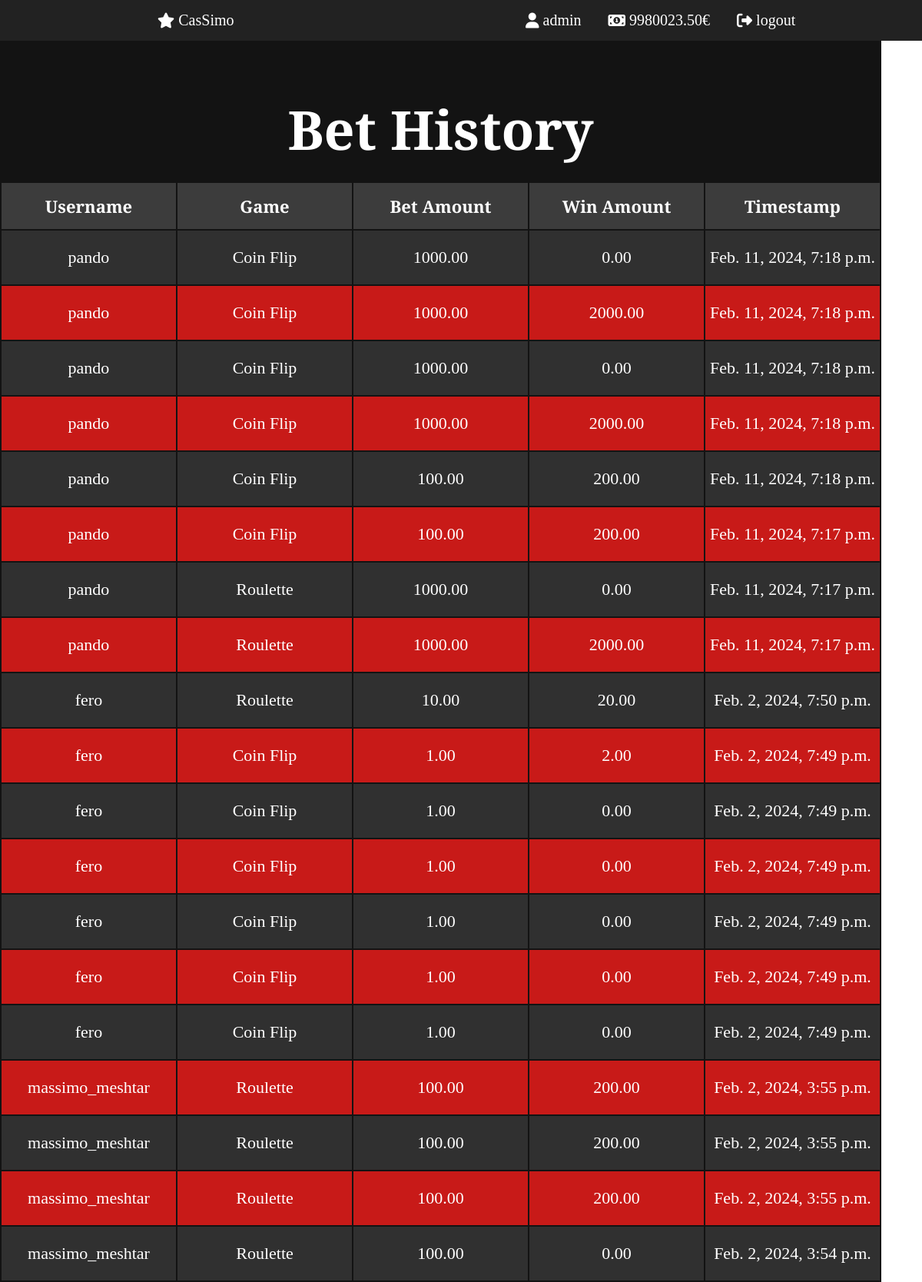
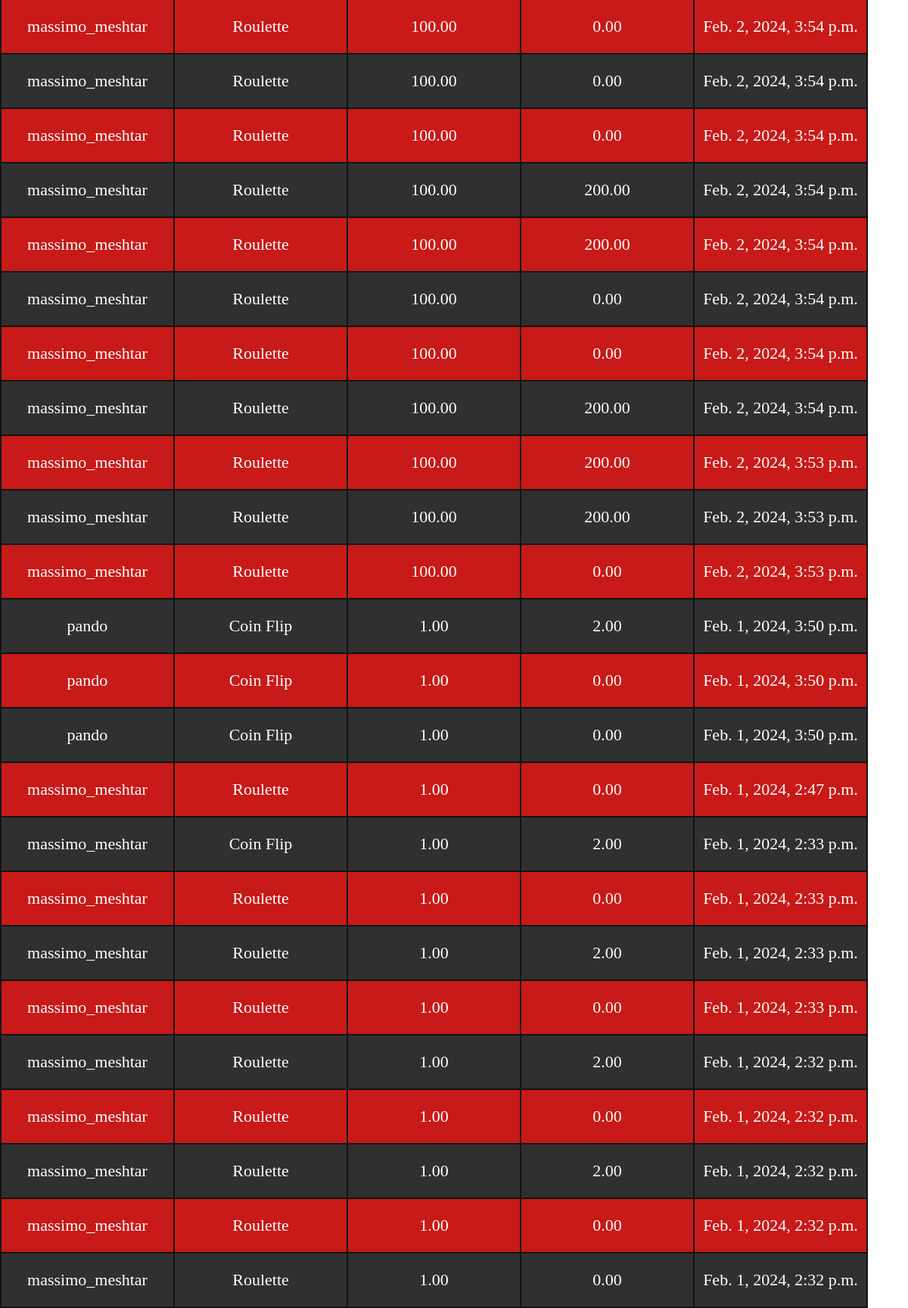
/bet-history/ (signed in, upper part), run on the app's committed database (2 pictures, top to bottom).
### mainpage/models.py (models this page shows, shortened)
class User(models.Model):
    user = models.OneToOneField(UserProfile, on_delete=models.CASCADE)
    username = models.CharField(max_length=50)
    money = models.DecimalField(default=100, max_digits=10, decimal_places=2)

class BetHistory(models.Model):
    user = models.ForeignKey(User, on_delete=models.CASCADE)
    game = models.CharField(max_length=50)
    bet_amount = models.DecimalField(max_digits=10, decimal_places=2)
    win_amount = models.DecimalField(max_digits=10, decimal_places=2)
    timestamp = models.DateTimeField(auto_now_add=True)

### mainpage/views.py (the view)
# urls.py: path('bet-history/',views.bet_history,name='bet_history'),
@login_required(login_url='login')
def bet_history(request):
    if request.user.is_staff:
        all_bet_history = BetHistory.objects.all().order_by('-timestamp')
    else:
        user_profile = User.objects.get(user=request.user)
        all_bet_history = BetHistory.objects.filter(user=user_profile).order_by('-timestamp')
    context = {
        'all_bet_history': all_bet_history,
    }
    return render(request, 'mainpage/bet_history.html', context)

### mainpage/templates/mainpage/bet_history.html (shortened to what this page needs)
{% extends 'mainpage/main.html' %}
{% block content %}
    <div class="bet-history-container">
        <div class="bet-history-table-container">
            <h2 class="table-title">Bet History</h2>
            <table class="bet-history-table">
                <thead class="bet-history-header">
                    <tr>
                        {% if request.user.is_staff %}
                            <th class="bet-history-header-cell">Username</th>
                        {% endif %}
                        <th class="bet-history-header-cell">Game</th>
                        <th class="bet-history-header-cell">Bet Amount</th>
                        <th class="bet-history-header-cell">Win Amount</th>
                        <th class="bet-history-header-cell">Timestamp</th>
                    </tr>
                </thead>
                <tbody>
                    {% for entry in all_bet_history %}
                        <tr class="bet-history-row">
                            {% if request.user.is_staff %}
                                <td class="bet-history-row-cell">{{ entry.user.username }}</td>
                            {% endif %}
                            <td class="bet-history-row-cell">{{ entry.game }}</td>
                            <td class="bet-history-row-cell">{{ entry.bet_amount }}</td>
                            <td class="bet-history-row-cell">{{ entry.win_amount }}</td>
                            <td class="bet-history-row-cell">{{ entry.timestamp }}</td>
                        </tr>
                    {% endfor %}
                </tbody>
            </table>
        </div>
    </div>
{% endblock %}

### mainpage/templates/mainpage/main.html (shortened to what this page needs)
{% load static %}
<!DOCTYPE html>
<html lang="en">
<head>
    <link rel="stylesheet" type="text/css" href="{% static 'coinflip/css/styles.css' %}">
</head>
<body>
    <nav class="header-container">
        <div class="header-navbar">
            <ul class="header-user-actions">
                <li class="nav-item-container">
                    <a class="nav-item" href="{% url 'mainpage_index' %}"><i class="fa fa-star" aria-hidden="true"></i>CasSimo</a>
                </li>
            </ul>
            <ul class="header-user-info">
                <li class="nav-item-container">
                    <a class="nav-item" href="{% url 'bet_history' %}"><i class="fa fa-user"></i>{{ request.user.username }}</a>
                </li>
                {% if request.user.is_staff %}
                <li class="nav-item-container">
                    <a class="nav-item" href="{% url 'add_funds' %}"><i class="fa fa-money"></i>{{ request.user.user.money }}€</a>
                </li>
                {% else %}
                <li class="nav-item-container">
                    <div id="userMoney"><i class="fa fa-money"></i>{{ request.user.user.money }}€</div>
                </li>
                {% endif %}
                <li class="nav-item-container">
                    <a class="nav-item" href="{% url 'logout' %}"><i class="fa fa-sign-out"></i>logout</a>
                </li>
            </ul>
        </div>
    </nav>
{% block content %}
{% endblock %}
</body>
</html>

### games/static/coinflip/css/styles.css (style rules this page uses)
.header-container { display: flex; flex-direction: row; align-items: center; height: 53px; background-color: #222; position: fixed; width: 100%; }
.header-navbar { display: flex; gap: 10px; list-style-type: none; flex-direction: row; justify-content: space-around; width: 100%; align-items: center; }
.header-user-actions, .header-user-info { display: flex; flex-direction: row; list-style-type: none; gap: 15px; align-items: center; }
.header-user-actions li, .header-user-actions a, .header-user-info li, .header-user-info a { font-size: 20px; color: #fff; text-decoration: none; padding: 5px; transition: all ease-in-out 0.1s; }
.nav-item { display: flex; gap: 5px; align-items: center; }
.bet-history-container { justify-self: baseline; display: flex; flex-direction: column; align-items: center; background-color: #131313; color: #fff; cursor: default; }
.bet-history-table-container { margin-top: 100px; }
.table-title { font-size: 70px; text-align: center; padding: 20px; animation: pulse 1s infinite linear; }
.bet-history-table { text-align: center; font-size: 22px; }
.bet-history-header { background-color: #3c3c3c; height: 60px; }
.bet-history-header-cell { width: 225px; }
.bet-history-row { height: 70px; }
.bet-history-row:nth-child(odd) { background-color: #303030; }
.bet-history-row:nth-child(even) { background-color: #c81a18; }
.bet-history-row-cell { padding: 5px; }
* { margin: 0; font-family: "Bitter", serif; }
a { all: unset; }

### data on the page
BetHistory: user.username "pando", game "Coin Flip", bet_amount "1000.00", win_amount "0.00", timestamp "Feb. 11, 2024, 7:18 p.m."
BetHistory: user.username "pando", game "Coin Flip", bet_amount "1000.00", win_amount "2000.00", timestamp "Feb. 11, 2024, 7:18 p.m."
BetHistory: user.username "pando", game "Coin Flip", bet_amount "1000.00", win_amount "0.00", timestamp "Feb. 11, 2024, 7:18 p.m."
BetHistory: user.username "pando", game "Coin Flip", bet_amount "1000.00", win_amount "2000.00", timestamp "Feb. 11, 2024, 7:18 p.m."
BetHistory: user.username "pando", game "Coin Flip", bet_amount "100.00", win_amount "200.00", timestamp "Feb. 11, 2024, 7:18 p.m."
BetHistory: user.username "pando", game "Coin Flip", bet_amount "100.00", win_amount "200.00", timestamp "Feb. 11, 2024, 7:17 p.m."
BetHistory: user.username "pando", game "Roulette", bet_amount "1000.00", win_amount "0.00", timestamp "Feb. 11, 2024, 7:17 p.m."
BetHistory: user.username "pando", game "Roulette", bet_amount "1000.00", win_amount "2000.00", timestamp "Feb. 11, 2024, 7:17 p.m."
BetHistory: user.username "fero", game "Roulette", bet_amount "10.00", win_amount "20.00", timestamp "Feb. 2, 2024, 7:50 p.m."
BetHistory: user.username "fero", game "Coin Flip", bet_amount "1.00", win_amount "2.00", timestamp "Feb. 2, 2024, 7:49 p.m."
BetHistory: user.username "fero", game "Coin Flip", bet_amount "1.00", win_amount "0.00", timestamp "Feb. 2, 2024, 7:49 p.m."
BetHistory: user.username "fero", game "Coin Flip", bet_amount "1.00", win_amount "0.00", timestamp "Feb. 2, 2024, 7:49 p.m."
BetHistory: user.username "fero", game "Coin Flip", bet_amount "1.00", win_amount "0.00", timestamp "Feb. 2, 2024, 7:49 p.m."
BetHistory: user.username "fero", game "Coin Flip", bet_amount "1.00", win_amount "0.00", timestamp "Feb. 2, 2024, 7:49 p.m."
BetHistory: user.username "fero", game "Coin Flip", bet_amount "1.00", win_amount "0.00", timestamp "Feb. 2, 2024, 7:49 p.m."
BetHistory: user.username "massimo_meshtar", game "Roulette", bet_amount "100.00", win_amount "200.00", timestamp "Feb. 2, 2024, 3:55 p.m."
BetHistory: user.username "massimo_meshtar", game "Roulette", bet_amount "100.00", win_amount "200.00", timestamp "Feb. 2, 2024, 3:55 p.m."
BetHistory: user.username "massimo_meshtar", game "Roulette", bet_amount "100.00", win_amount "200.00", timestamp "Feb. 2, 2024, 3:55 p.m."
BetHistory: user.username "massimo_meshtar", game "Roulette", bet_amount "100.00", win_amount "0.00", timestamp "Feb. 2, 2024, 3:54 p.m."
BetHistory: user.username "massimo_meshtar", game "Roulette", bet_amount "100.00", win_amount "0.00", timestamp "Feb. 2, 2024, 3:54 p.m."
BetHistory: user.username "massimo_meshtar", game "Roulette", bet_amount "100.00", win_amount "0.00", timestamp "Feb. 2, 2024, 3:54 p.m."
BetHistory: user.username "massimo_meshtar", game "Roulette", bet_amount "100.00", win_amount "0.00", timestamp "Feb. 2, 2024, 3:54 p.m."
BetHistory: user.username "massimo_meshtar", game "Roulette", bet_amount "100.00", win_amount "200.00", timestamp "Feb. 2, 2024, 3:54 p.m."
BetHistory: user.username "massimo_meshtar", game "Roulette", bet_amount "100.00", win_amount "200.00", timestamp "Feb. 2, 2024, 3:54 p.m."
BetHistory: user.username "massimo_meshtar", game "Roulette", bet_amount "100.00", win_amount "0.00", timestamp "Feb. 2, 2024, 3:54 p.m."
BetHistory: user.username "massimo_meshtar", game "Roulette", bet_amount "100.00", win_amount "0.00", timestamp "Feb. 2, 2024, 3:54 p.m."
BetHistory: user.username "massimo_meshtar", game "Roulette", bet_amount "100.00", win_amount "200.00", timestamp "Feb. 2, 2024, 3:54 p.m."
BetHistory: user.username "massimo_meshtar", game "Roulette", bet_amount "100.00", win_amount "200.00", timestamp "Feb. 2, 2024, 3:53 p.m."
BetHistory: user.username "massimo_meshtar", game "Roulette", bet_amount "100.00", win_amount "200.00", timestamp "Feb. 2, 2024, 3:53 p.m."
BetHistory: user.username "massimo_meshtar", game "Roulette", bet_amount "100.00", win_amount "0.00", timestamp "Feb. 2, 2024, 3:53 p.m."
BetHistory: user.username "pando", game "Coin Flip", bet_amount "1.00", win_amount "2.00", timestamp "Feb. 1, 2024, 3:50 p.m."
BetHistory: user.username "pando", game "Coin Flip", bet_amount "1.00", win_amount "0.00", timestamp "Feb. 1, 2024, 3:50 p.m."
BetHistory: user.username "pando", game "Coin Flip", bet_amount "1.00", win_amount "0.00", timestamp "Feb. 1, 2024, 3:50 p.m."
BetHistory: user.username "massimo_meshtar", game "Roulette", bet_amount "1.00", win_amount "0.00", timestamp "Feb. 1, 2024, 2:47 p.m."
BetHistory: user.username "massimo_meshtar", game "Coin Flip", bet_amount "1.00", win_amount "2.00", timestamp "Feb. 1, 2024, 2:33 p.m."
BetHistory: user.username "massimo_meshtar", game "Roulette", bet_amount "1.00", win_amount "0.00", timestamp "Feb. 1, 2024, 2:33 p.m."
BetHistory: user.username "massimo_meshtar", game "Roulette", bet_amount "1.00", win_amount "2.00", timestamp "Feb. 1, 2024, 2:33 p.m."
BetHistory: user.username "massimo_meshtar", game "Roulette", bet_amount "1.00", win_amount "0.00", timestamp "Feb. 1, 2024, 2:33 p.m."
BetHistory: user.username "massimo_meshtar", game "Roulette", bet_amount "1.00", win_amount "2.00", timestamp "Feb. 1, 2024, 2:32 p.m."
BetHistory: user.username "massimo_meshtar", game "Roulette", bet_amount "1.00", win_amount "0.00", timestamp "Feb. 1, 2024, 2:32 p.m."
BetHistory: user.username "massimo_meshtar", game "Roulette", bet_amount "1.00", win_amount "2.00", timestamp "Feb. 1, 2024, 2:32 p.m."
BetHistory: user.username "massimo_meshtar", game "Roulette", bet_amount "1.00", win_amount "0.00", timestamp "Feb. 1, 2024, 2:32 p.m."
BetHistory: user.username "massimo_meshtar", game "Roulette", bet_amount "1.00", win_amount "0.00", timestamp "Feb. 1, 2024, 2:32 p.m."

### other printed values
{{ request.user.username }} "admin"
{{ request.user.user.money }} "9980023.50"
